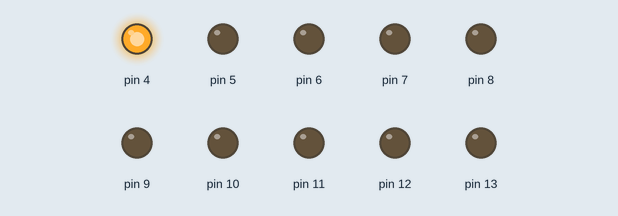
Recording of a sketch running on a simulated Arduino Uno, built with avr-gcc and run on an emulated ATmega328P. Parts: output pins drawn as LEDs (lit = HIGH).

Above: at 0.2 s.
At 1.2 s:
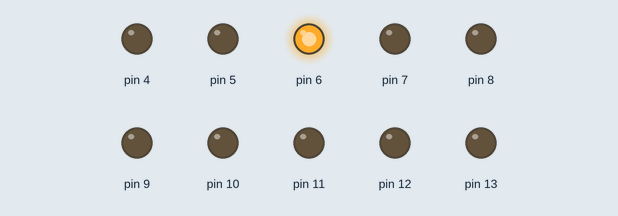
At 1.7 s:
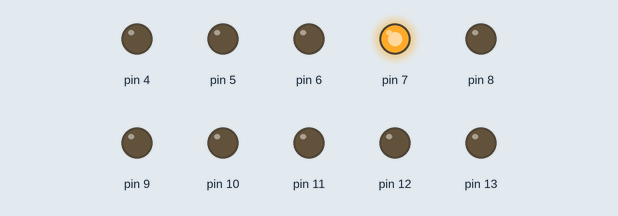
At 2.7 s:
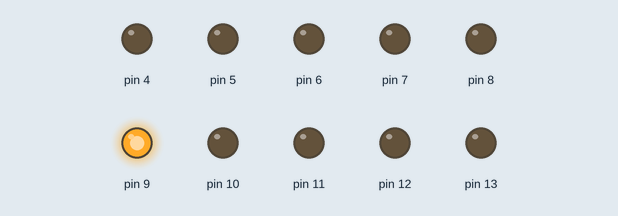
At 4.2 s:
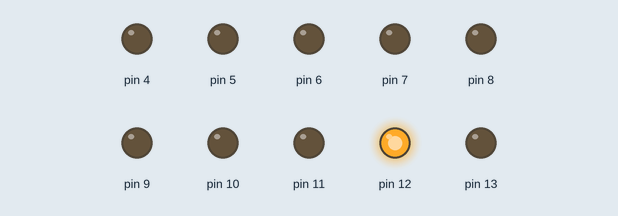
At 5.7 s:
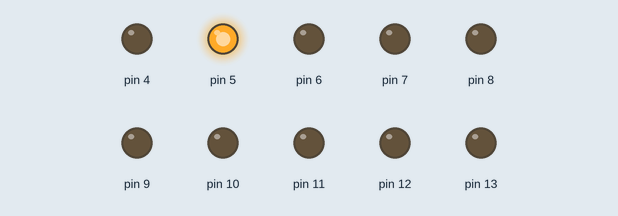
Timing chart, 0 to 6.5 s (numbered marks = the images above):
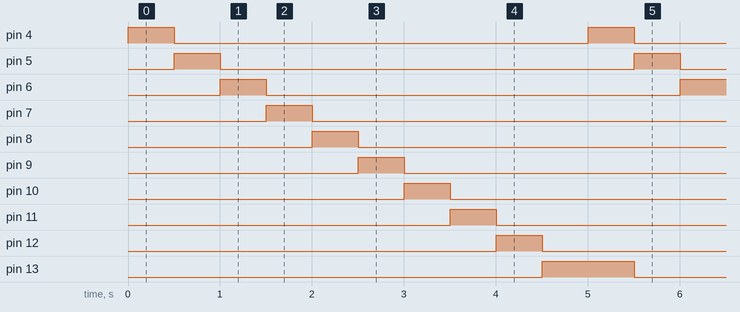

The sketch:

main.c.ino
```cpp
#include "coeur.h"
#include "param.h"
#include "coeur.ino"

int b = 500;

void setup()
{
for (int n =4; n <=13; n++)
{
  pinMode(n, OUTPUT);
}

}

void loop()
{
switch(choix)
{
case 1:
  chenillepleine(b);
  break;
case 2:
  chenille(b);
  break;
case 3:
  clignotte(b);
  break;
case 4:
  UneLedSurDeux(b);
  break;
case 5:
  UneLedSurTrois(b);
  break;
}
}
```

coeur.h
```cpp
#ifndef coeur_h
#define coeur_h

void chenillepleine(int b);
void chenille(int b);
void clignotte(int b);
void UneLedSurDeux(int b);
void UneLedSurTrois(int b);

#endif
```

coeur.ino
```cpp
void chenillepleine(int b)
{
for (int n =4; n <=13; n = n+1)
{
  digitalWrite(n, HIGH);
  delay(b);
  if (n == 13)
    for (int n =4; n <=13; n++)
    {
      digitalWrite(n, LOW);

    }
  delay(b);
}

}
void chenille(int b)
{
for (int n =4; n <=13; n = n+1)
{

  digitalWrite(n, HIGH);
  digitalWrite(n-1, LOW);
  delay(b);
  if (n == 4)
    digitalWrite(13, LOW);
}

}
void clignotte(int b)
{
for (int n =4; n <=13; n++)
{
  digitalWrite(n, HIGH);
}
delay(b);
for (int n =4; n <=13; n++)
{
  digitalWrite(n, LOW);
}
delay(b);

}
void UneLedSurDeux(int b)
{
for (int n =4; n <=13; n = n+2)
{
  digitalWrite(n, HIGH);
  digitalWrite(n+1, LOW);
}
delay(b);
for (int n =4; n <=13; n = n+2)
{
  digitalWrite(n, LOW);
  digitalWrite(n+1, HIGH);
}
delay(b);

}
void UneLedSurTrois(int b)
{
for (int n =4; n <=13; n = n+3)
{
  digitalWrite(n, HIGH);
  digitalWrite(n+1, LOW);
  digitalWrite(n+2, LOW);
}
delay(b);
for (int n =4; n <=13; n = n+3)
{
  digitalWrite(n, LOW);
  digitalWrite(n+1, HIGH);
  digitalWrite(n+2, LOW);
}
delay(b);
for (int n =4; n <=13; n = n+3)
{
  digitalWrite(n, LOW);
  digitalWrite(n+1, LOW);
  digitalWrite(n+2, HIGH);
}
delay(b);

}
```

param.h
```cpp
#define choix 2
```

Measured:
- by itself, pin 4–12: alternates HIGH for 0.50 s and LOW for 4.5 s
- by itself, pin 13: alternates HIGH for 1.0 s and LOW for 4.0 s
- by itself, everything shown: repeats every 5.0 s, in 10 steps
